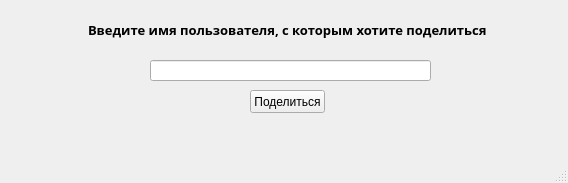
<?xml version="1.0" encoding="UTF-8"?>
<ui version="4.0">
 <class>MainWindow</class>
 <widget class="QMainWindow" name="MainWindow">
  <property name="geometry">
   <rect>
    <x>0</x>
    <y>0</y>
    <width>568</width>
    <height>183</height>
   </rect>
  </property>
  <property name="windowTitle">
   <string>MainWindow</string>
  </property>
  <widget class="QWidget" name="centralwidget">
   <widget class="QLabel" name="label">
    <property name="geometry">
     <rect>
      <x>88</x>
      <y>20</y>
      <width>401</width>
      <height>20</height>
     </rect>
    </property>
    <property name="font">
     <font>
      <family>Rockwell Condensed</family>
      <pointsize>10</pointsize>
      <weight>75</weight>
      <bold>true</bold>
     </font>
    </property>
    <property name="text">
     <string>Введите имя пользователя, с которым хотите поделиться</string>
    </property>
   </widget>
   <widget class="QLineEdit" name="username">
    <property name="geometry">
     <rect>
      <x>150</x>
      <y>60</y>
      <width>281</width>
      <height>21</height>
     </rect>
    </property>
   </widget>
   <widget class="QPushButton" name="share_btn">
    <property name="geometry">
     <rect>
      <x>250</x>
      <y>90</y>
      <width>75</width>
      <height>23</height>
     </rect>
    </property>
    <property name="text">
     <string>Поделиться</string>
    </property>
   </widget>
   <widget class="QLabel" name="errorLabel">
    <property name="geometry">
     <rect>
      <x>380</x>
      <y>90</y>
      <width>171</width>
      <height>31</height>
     </rect>
    </property>
    <property name="font">
     <font>
      <family>Rockwell Condensed</family>
      <pointsize>9</pointsize>
      <weight>75</weight>
      <bold>true</bold>
     </font>
    </property>
    <property name="text">
     <string/>
    </property>
   </widget>
  </widget>
  <widget class="QMenuBar" name="menubar">
   <property name="geometry">
    <rect>
     <x>0</x>
     <y>0</y>
     <width>568</width>
     <height>22</height>
    </rect>
   </property>
  </widget>
  <widget class="QStatusBar" name="statusbar"/>
 </widget>
 <resources/>
 <connections/>
</ui>
